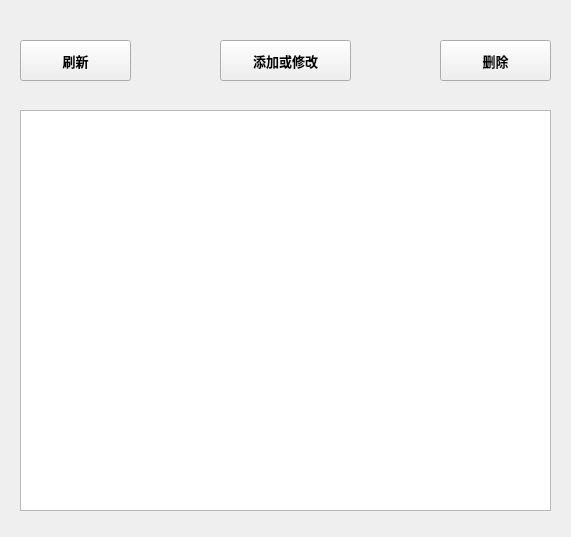
<?xml version="1.0" encoding="UTF-8"?>
<ui version="4.0">
 <class>Admin_Place</class>
 <widget class="QWidget" name="Admin_Place">
  <property name="geometry">
   <rect>
    <x>0</x>
    <y>0</y>
    <width>571</width>
    <height>537</height>
   </rect>
  </property>
  <property name="windowTitle">
   <string>地点管理</string>
  </property>
  <widget class="QTableView" name="tableView">
   <property name="geometry">
    <rect>
     <x>20</x>
     <y>110</y>
     <width>531</width>
     <height>401</height>
    </rect>
   </property>
  </widget>
  <widget class="QPushButton" name="pushButton_add">
   <property name="geometry">
    <rect>
     <x>220</x>
     <y>40</y>
     <width>131</width>
     <height>41</height>
    </rect>
   </property>
   <property name="font">
    <font>
     <family>微软雅黑</family>
     <pointsize>10</pointsize>
     <weight>75</weight>
     <bold>true</bold>
    </font>
   </property>
   <property name="text">
    <string>添加或修改</string>
   </property>
  </widget>
  <widget class="QPushButton" name="pushButton_dele">
   <property name="geometry">
    <rect>
     <x>440</x>
     <y>40</y>
     <width>111</width>
     <height>41</height>
    </rect>
   </property>
   <property name="font">
    <font>
     <family>微软雅黑</family>
     <pointsize>10</pointsize>
     <weight>75</weight>
     <bold>true</bold>
    </font>
   </property>
   <property name="text">
    <string>删除</string>
   </property>
  </widget>
  <widget class="QPushButton" name="pushButton_3">
   <property name="geometry">
    <rect>
     <x>20</x>
     <y>40</y>
     <width>111</width>
     <height>41</height>
    </rect>
   </property>
   <property name="font">
    <font>
     <family>微软雅黑</family>
     <pointsize>10</pointsize>
     <weight>75</weight>
     <bold>true</bold>
    </font>
   </property>
   <property name="text">
    <string>刷新</string>
   </property>
  </widget>
 </widget>
 <resources/>
 <connections/>
</ui>
